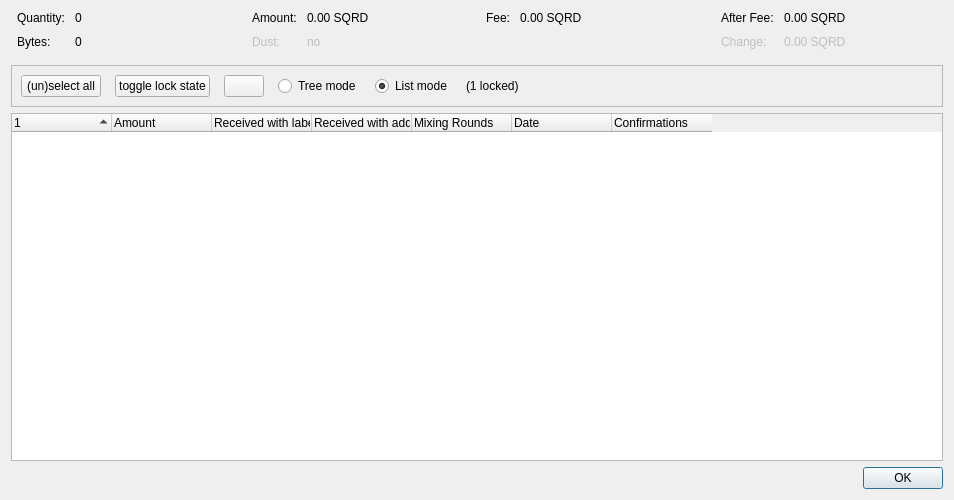
<?xml version="1.0" encoding="UTF-8"?>
<ui version="4.0">
 <class>CoinControlDialog</class>
 <widget class="QDialog" name="CoinControlDialog">
  <property name="geometry">
   <rect>
    <x>0</x>
    <y>0</y>
    <width>954</width>
    <height>500</height>
   </rect>
  </property>
  <property name="windowTitle">
   <string>Coin Selection</string>
  </property>
  <layout class="QVBoxLayout" name="verticalLayout">
   <item>
    <layout class="QHBoxLayout" name="horizontalLayoutTop" stretch="0,0,0,0">
     <property name="topMargin">
      <number>0</number>
     </property>
     <property name="bottomMargin">
      <number>10</number>
     </property>
     <item>
      <layout class="QFormLayout" name="formLayoutCoinControl1">
       <property name="horizontalSpacing">
        <number>10</number>
       </property>
       <property name="verticalSpacing">
        <number>10</number>
       </property>
       <property name="leftMargin">
        <number>6</number>
       </property>
       <property name="rightMargin">
        <number>6</number>
       </property>
       <item row="0" column="0">
        <widget class="QLabel" name="labelCoinControlQuantityText">
         <property name="text">
          <string>Quantity:</string>
         </property>
        </widget>
       </item>
       <item row="0" column="1">
        <widget class="QLabel" name="labelCoinControlQuantity">
         <property name="cursor">
          <cursorShape>IBeamCursor</cursorShape>
         </property>
         <property name="contextMenuPolicy">
          <enum>Qt::ActionsContextMenu</enum>
         </property>
         <property name="text">
          <string notr="true">0</string>
         </property>
         <property name="textInteractionFlags">
          <set>Qt::LinksAccessibleByMouse|Qt::TextSelectableByKeyboard|Qt::TextSelectableByMouse</set>
         </property>
        </widget>
       </item>
       <item row="1" column="0">
        <widget class="QLabel" name="labelCoinControlBytesText">
         <property name="text">
          <string>Bytes:</string>
         </property>
        </widget>
       </item>
       <item row="1" column="1">
        <widget class="QLabel" name="labelCoinControlBytes">
         <property name="cursor">
          <cursorShape>IBeamCursor</cursorShape>
         </property>
         <property name="contextMenuPolicy">
          <enum>Qt::ActionsContextMenu</enum>
         </property>
         <property name="text">
          <string notr="true">0</string>
         </property>
         <property name="textInteractionFlags">
          <set>Qt::LinksAccessibleByMouse|Qt::TextSelectableByKeyboard|Qt::TextSelectableByMouse</set>
         </property>
        </widget>
       </item>
      </layout>
     </item>
     <item>
      <layout class="QFormLayout" name="formLayoutCoinControl2">
       <property name="horizontalSpacing">
        <number>10</number>
       </property>
       <property name="verticalSpacing">
        <number>10</number>
       </property>
       <property name="leftMargin">
        <number>6</number>
       </property>
       <property name="rightMargin">
        <number>6</number>
       </property>
       <item row="0" column="0">
        <widget class="QLabel" name="labelCoinControlAmountText">
         <property name="text">
          <string>Amount:</string>
         </property>
        </widget>
       </item>
       <item row="0" column="1">
        <widget class="QLabel" name="labelCoinControlAmount">
         <property name="cursor">
          <cursorShape>IBeamCursor</cursorShape>
         </property>
         <property name="contextMenuPolicy">
          <enum>Qt::ActionsContextMenu</enum>
         </property>
         <property name="text">
          <string notr="true">0.00 SQRD</string>
         </property>
         <property name="textInteractionFlags">
          <set>Qt::LinksAccessibleByMouse|Qt::TextSelectableByKeyboard|Qt::TextSelectableByMouse</set>
         </property>
        </widget>
       </item>
       <item row="1" column="0">
        <widget class="QLabel" name="labelCoinControlLowOutputText">
         <property name="enabled">
          <bool>false</bool>
         </property>
         <property name="text">
          <string>Dust:</string>
         </property>
        </widget>
       </item>
       <item row="1" column="1">
        <widget class="QLabel" name="labelCoinControlLowOutput">
         <property name="enabled">
          <bool>false</bool>
         </property>
         <property name="cursor">
          <cursorShape>IBeamCursor</cursorShape>
         </property>
         <property name="contextMenuPolicy">
          <enum>Qt::ActionsContextMenu</enum>
         </property>
         <property name="text">
          <string notr="true">no</string>
         </property>
         <property name="textInteractionFlags">
          <set>Qt::LinksAccessibleByMouse|Qt::TextSelectableByKeyboard|Qt::TextSelectableByMouse</set>
         </property>
        </widget>
       </item>
      </layout>
     </item>
     <item>
      <layout class="QFormLayout" name="formLayoutCoinControl3">
       <property name="horizontalSpacing">
        <number>10</number>
       </property>
       <property name="verticalSpacing">
        <number>10</number>
       </property>
       <property name="leftMargin">
        <number>6</number>
       </property>
       <property name="rightMargin">
        <number>6</number>
       </property>
       <item row="0" column="0">
        <widget class="QLabel" name="labelCoinControlFeeText">
         <property name="text">
          <string>Fee:</string>
         </property>
        </widget>
       </item>
       <item row="0" column="1">
        <widget class="QLabel" name="labelCoinControlFee">
         <property name="cursor">
          <cursorShape>IBeamCursor</cursorShape>
         </property>
         <property name="contextMenuPolicy">
          <enum>Qt::ActionsContextMenu</enum>
         </property>
         <property name="text">
          <string notr="true">0.00 SQRD</string>
         </property>
         <property name="textInteractionFlags">
          <set>Qt::LinksAccessibleByMouse|Qt::TextSelectableByKeyboard|Qt::TextSelectableByMouse</set>
         </property>
        </widget>
       </item>
      </layout>
     </item>
     <item>
      <layout class="QFormLayout" name="formLayoutCoinControl4">
       <property name="horizontalSpacing">
        <number>10</number>
       </property>
       <property name="verticalSpacing">
        <number>10</number>
       </property>
       <property name="leftMargin">
        <number>6</number>
       </property>
       <property name="rightMargin">
        <number>6</number>
       </property>
       <item row="0" column="0">
        <widget class="QLabel" name="labelCoinControlAfterFeeText">
         <property name="text">
          <string>After Fee:</string>
         </property>
        </widget>
       </item>
       <item row="0" column="1">
        <widget class="QLabel" name="labelCoinControlAfterFee">
         <property name="cursor">
          <cursorShape>IBeamCursor</cursorShape>
         </property>
         <property name="contextMenuPolicy">
          <enum>Qt::ActionsContextMenu</enum>
         </property>
         <property name="text">
          <string notr="true">0.00 SQRD</string>
         </property>
         <property name="textInteractionFlags">
          <set>Qt::LinksAccessibleByMouse|Qt::TextSelectableByKeyboard|Qt::TextSelectableByMouse</set>
         </property>
        </widget>
       </item>
       <item row="1" column="0">
        <widget class="QLabel" name="labelCoinControlChangeText">
         <property name="enabled">
          <bool>false</bool>
         </property>
         <property name="text">
          <string>Change:</string>
         </property>
        </widget>
       </item>
       <item row="1" column="1">
        <widget class="QLabel" name="labelCoinControlChange">
         <property name="enabled">
          <bool>false</bool>
         </property>
         <property name="cursor">
          <cursorShape>IBeamCursor</cursorShape>
         </property>
         <property name="contextMenuPolicy">
          <enum>Qt::ActionsContextMenu</enum>
         </property>
         <property name="text">
          <string notr="true">0.00 SQRD</string>
         </property>
         <property name="textInteractionFlags">
          <set>Qt::LinksAccessibleByMouse|Qt::TextSelectableByKeyboard|Qt::TextSelectableByMouse</set>
         </property>
        </widget>
       </item>
      </layout>
     </item>
    </layout>
   </item>
   <item>
    <widget class="QFrame" name="frame">
     <property name="minimumSize">
      <size>
       <width>0</width>
       <height>40</height>
      </size>
     </property>
     <property name="frameShape">
      <enum>QFrame::StyledPanel</enum>
     </property>
     <property name="frameShadow">
      <enum>QFrame::Sunken</enum>
     </property>
     <layout class="QHBoxLayout" name="horizontalLayout">
      <item>
       <layout class="QHBoxLayout" name="horizontalLayoutPanel" stretch="0,0,0,0,0,0,0">
        <property name="spacing">
         <number>14</number>
        </property>
        <item>
         <widget class="QPushButton" name="pushButtonSelectAll">
          <property name="sizePolicy">
           <sizepolicy hsizetype="Maximum" vsizetype="Fixed">
            <horstretch>0</horstretch>
            <verstretch>0</verstretch>
           </sizepolicy>
          </property>
          <property name="text">
           <string>(un)select all</string>
          </property>
          <property name="autoDefault">
           <bool>false</bool>
          </property>
         </widget>
        </item>
        <item>
         <widget class="QPushButton" name="pushButtonToggleLock">
          <property name="sizePolicy">
           <sizepolicy hsizetype="Maximum" vsizetype="Fixed">
            <horstretch>0</horstretch>
            <verstretch>0</verstretch>
           </sizepolicy>
          </property>
          <property name="text">
           <string>toggle lock state</string>
          </property>
          <property name="autoDefault">
           <bool>false</bool>
          </property>
         </widget>
        </item>
        <item>
         <widget class="QPushButton" name="hideButton">
          <property name="sizePolicy">
           <sizepolicy hsizetype="Maximum" vsizetype="Fixed">
            <horstretch>0</horstretch>
            <verstretch>0</verstretch>
           </sizepolicy>
          </property>
          <property name="text">
           <string/>
          </property>
          <property name="autoDefault">
           <bool>false</bool>
          </property>
         </widget>
        </item>
        <item>
         <widget class="QRadioButton" name="radioTreeMode">
          <property name="sizePolicy">
           <sizepolicy hsizetype="Maximum" vsizetype="Fixed">
            <horstretch>0</horstretch>
            <verstretch>0</verstretch>
           </sizepolicy>
          </property>
          <property name="text">
           <string>Tree mode</string>
          </property>
         </widget>
        </item>
        <item>
         <widget class="QRadioButton" name="radioListMode">
          <property name="sizePolicy">
           <sizepolicy hsizetype="Maximum" vsizetype="Fixed">
            <horstretch>0</horstretch>
            <verstretch>0</verstretch>
           </sizepolicy>
          </property>
          <property name="text">
           <string>List mode</string>
          </property>
          <property name="checked">
           <bool>true</bool>
          </property>
         </widget>
        </item>
        <item>
         <widget class="QLabel" name="labelLocked">
          <property name="text">
           <string>(1 locked)</string>
          </property>
         </widget>
        </item>
        <item>
         <spacer name="horizontalSpacer">
          <property name="orientation">
           <enum>Qt::Horizontal</enum>
          </property>
          <property name="sizeHint" stdset="0">
           <size>
            <width>40</width>
            <height>20</height>
           </size>
          </property>
         </spacer>
        </item>
       </layout>
      </item>
     </layout>
    </widget>
   </item>
   <item>
    <widget class="CoinControlTreeWidget" name="treeWidget">
     <property name="contextMenuPolicy">
      <enum>Qt::CustomContextMenu</enum>
     </property>
     <property name="sortingEnabled">
      <bool>false</bool>
     </property>
     <property name="columnCount">
      <number>7</number>
     </property>
     <attribute name="headerShowSortIndicator" stdset="0">
      <bool>true</bool>
     </attribute>
     <attribute name="headerStretchLastSection">
      <bool>false</bool>
     </attribute>
     <column>
      <property name="text">
       <string/>
      </property>
     </column>
     <column>
      <property name="text">
       <string>Amount</string>
      </property>
     </column>
     <column>
      <property name="text">
       <string>Received with label</string>
      </property>
     </column>
     <column>
      <property name="text">
       <string>Received with address</string>
      </property>
     </column>
     <column>
      <property name="text">
       <string>Mixing Rounds</string>
      </property>
     </column>
     <column>
      <property name="text">
       <string>Date</string>
      </property>
     </column>
     <column>
      <property name="text">
       <string>Confirmations</string>
      </property>
      <property name="toolTip">
       <string>Confirmed</string>
      </property>
     </column>
    </widget>
   </item>
   <item>
    <widget class="QDialogButtonBox" name="buttonBox">
     <property name="orientation">
      <enum>Qt::Horizontal</enum>
     </property>
     <property name="standardButtons">
      <set>QDialogButtonBox::Ok</set>
     </property>
    </widget>
   </item>
  </layout>
 </widget>
 <customwidgets>
  <customwidget>
   <class>CoinControlTreeWidget</class>
   <extends>QTreeWidget</extends>
   <header>qt/coincontroltreewidget.h</header>
  </customwidget>
 </customwidgets>
 <resources/>
 <connections/>
</ui>
